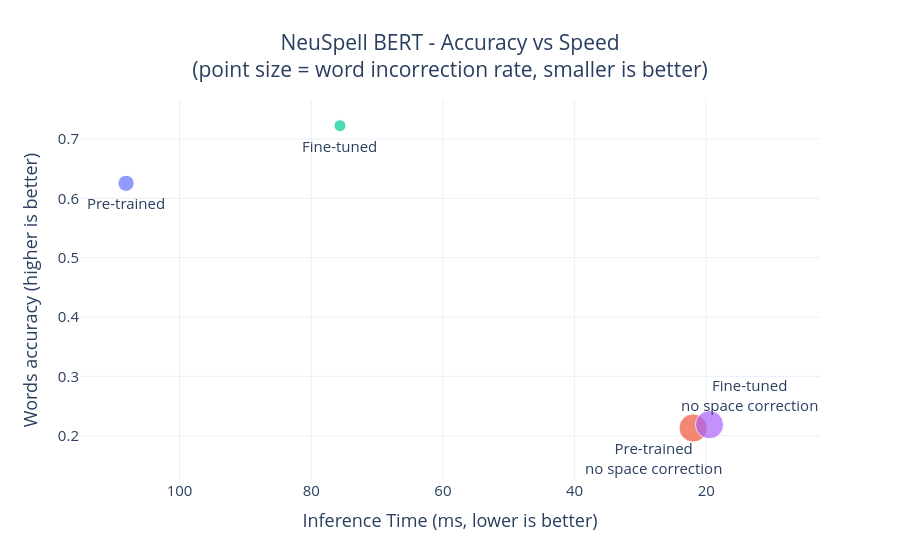

Notebook source saved alongside this figure:
### Code cell
mx = "ms_per_sentence"
my = "accuracy_words"

fig = px.scatter(
        bert_df,
        x=mx,
        y=my,
        color="name",
        # text='name',
        title="NeuSpell BERT - Accuracy vs Speed<br>(point size = word incorrection rate, smaller is better)",
        size="word_incorrection_rate",
        # labels={"ms_per_sentence": "Inference Time (ms)", "accuracy_words": "Model Accuracy", "name": "Version"},
        template=template
)
fig.update_traces(textposition=['bottom center', 'bottom center', 'top left', 'top right'], )
fig.update_layout(
        title_x=0.5,
        yaxis=dict(range=[0, None]),
        xaxis_title="Inference Time (ms, lower is better)",
        yaxis_title="Words accuracy (higher is better)",
        xaxis=dict(autorange="reversed"),
        showlegend=False,
        font=dict(size=15),
)
fig.add_annotation(
        x=bert_df.loc[bert_df.name == "Pre-trained", "ms_per_sentence"][0],
        y=bert_df.loc[bert_df.name == "Pre-trained", "accuracy_words"][0],
        text="Pre-trained",
        showarrow=False,
        font=dict(size=15),
        xshift=0, yshift=-20
)
fig.add_annotation(
        x=bert_df.loc[bert_df.name == "Fine-tuned", "ms_per_sentence"][0],
        y=bert_df.loc[bert_df.name == "Fine-tuned", "accuracy_words"][0],
        text="Fine-tuned",
        showarrow=False,
        font=dict(size=15),
        xshift=0, yshift=-20
)
fig.add_annotation(
        x=bert_df.loc[bert_df.name == "Pre-trained - no space correction", "ms_per_sentence"][0],
        y=bert_df.loc[bert_df.name == "Pre-trained - no space correction", "accuracy_words"][0],
        text="Pre-trained<br>no space correction",
        showarrow=False,
        font=dict(size=15),
        xshift=-40, yshift=-30
)
fig.add_annotation(
        x=bert_df.loc[bert_df.name == "Fine-tuned - no space correction", "ms_per_sentence"][0],
        y=bert_df.loc[bert_df.name == "Fine-tuned - no space correction", "accuracy_words"][0],
        text="Fine-tuned<br>no space correction",
        showarrow=False,
        font=dict(size=15),
        xshift=40, yshift=30
)
fig.show()

### Figure 1 — Plotly figure (JSON) as saved in the notebook; plotly's stock layout.template omitted (floating-point values rounded to 4 significant figures)
{"data": [{"hovertemplate": "name=Pre-trained<br>ms_per_sentence=%{x}<br>accuracy_words=%{y}<br>word_incorrection_rate=%{marker.size}<extra></extra>", "legendgroup": "Pre-trained", "marker": {"color": "#636efa", "size": [0.2479], "sizemode": "area", "sizeref": 0.00189, "symbol": "circle"}, "mode": "markers", "name": "Pre-trained", "orientation": "v", "showlegend": true, "x": [108.1], "xaxis": "x", "y": [0.6254], "yaxis": "y", "type": "scatter", "textposition": ["bottom center", "bottom center", "top left", "top right"]}, {"hovertemplate": "name=Pre-trained - no space correction<br>ms_per_sentence=%{x}<br>accuracy_words=%{y}<br>word_incorrection_rate=%{marker.size}<extra></extra>", "legendgroup": "Pre-trained - no space correction", "marker": {"color": "#EF553B", "size": [0.7559], "sizemode": "area", "sizeref": 0.00189, "symbol": "circle"}, "mode": "markers", "name": "Pre-trained - no space correction", "orientation": "v", "showlegend": true, "x": [21.98], "xaxis": "x", "y": [0.213], "yaxis": "y", "type": "scatter", "textposition": ["bottom center", "bottom center", "top left", "top right"]}, {"hovertemplate": "name=Fine-tuned<br>ms_per_sentence=%{x}<br>accuracy_words=%{y}<br>word_incorrection_rate=%{marker.size}<extra></extra>", "legendgroup": "Fine-tuned", "marker": {"color": "#00cc96", "size": [0.1353], "sizemode": "area", "sizeref": 0.00189, "symbol": "circle"}, "mode": "markers", "name": "Fine-tuned", "orientation": "v", "showlegend": true, "x": [75.64], "xaxis": "x", "y": [0.7225], "yaxis": "y", "type": "scatter", "textposition": ["bottom center", "bottom center", "top left", "top right"]}, {"hovertemplate": "name=Fine-tuned - no space correction<br>ms_per_sentence=%{x}<br>accuracy_words=%{y}<br>word_incorrection_rate=%{marker.size}<extra></extra>", "legendgroup": "Fine-tuned - no space correction", "marker": {"color": "#ab63fa", "size": [0.7517], "sizemode": "area", "sizeref": 0.00189, "symbol": "circle"}, "mode": "markers", "name": "Fine-tuned - no space correction", "orientation": "v", "showlegend": true, "x": [19.5], "xaxis": "x", "y": [0.2185], "yaxis": "y", "type": "scatter", "textposition": ["bottom center", "bottom center", "top left", "top right"]}], "layout": {"xaxis": {"anchor": "y", "domain": [0.0, 1.0], "title": {"text": "Inference Time (ms, lower is better)"}, "autorange": "reversed"}, "yaxis": {"anchor": "x", "domain": [0.0, 1.0], "title": {"text": "Words accuracy (higher is better)"}, "range": [0, null]}, "legend": {"title": {"text": "name"}, "tracegroupgap": 0, "itemsizing": "constant"}, "title": {"text": "NeuSpell BERT - Accuracy vs Speed<br>(point size = word incorrection rate, smaller is better)", "x": 0.5}, "font": {"size": 15}, "showlegend": false, "annotations": [{"font": {"size": 15}, "showarrow": false, "text": "Pre-trained", "x": 108.1, "xshift": 0, "y": 0.6254, "yshift": -20}, {"font": {"size": 15}, "showarrow": false, "text": "Fine-tuned", "x": 75.64, "xshift": 0, "y": 0.7225, "yshift": -20}, {"font": {"size": 15}, "showarrow": false, "text": "Pre-trained<br>no space correction", "x": 21.98, "xshift": -40, "y": 0.213, "yshift": -30}, {"font": {"size": 15}, "showarrow": false, "text": "Fine-tuned<br>no space correction", "x": 19.5, "xshift": 40, "y": 0.2185, "yshift": 30}]}}
